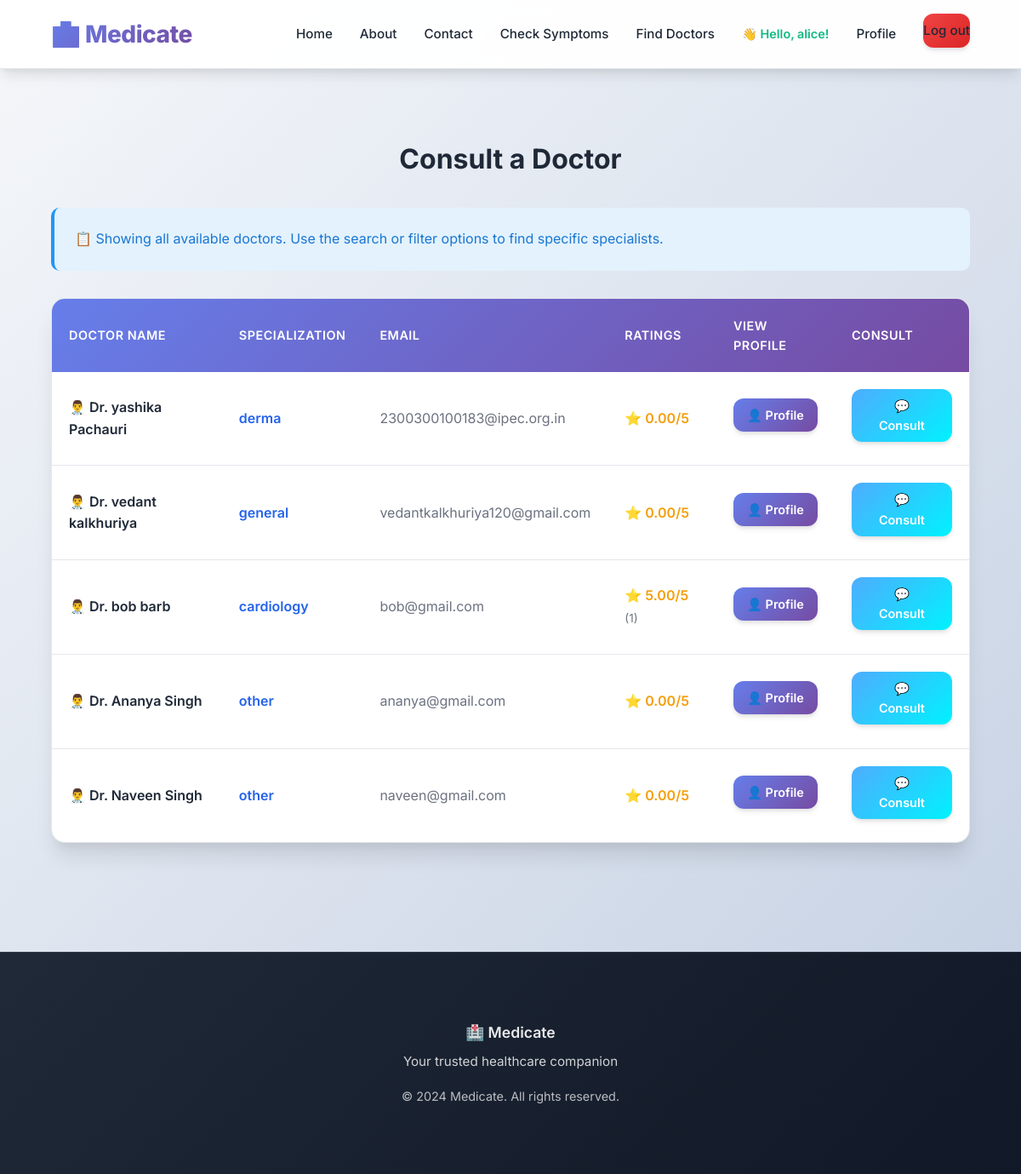
The page /consultation/doctors/ (signed in) on the database its author committed.
### accounts/models.py (models this page shows, shortened)
class User(AbstractUser):
    USER_TYPE_CHOICES = (
        ('admin', 'Admin'),
        ('doctor', 'Doctor'),
        ('patient', 'Patient'),
    )
    user_type = models.CharField(max_length=10, choices=USER_TYPE_CHOICES)
    email = models.EmailField(unique=True)
    phone_regex = RegexValidator(regex=r'^\+?1?\d{9,15}$', message="Phone number must be entered in the format: '+999999999'. Up to 15 digits allowed.")
    mobile = models.CharField(validators=[phone_regex], max_length=17, blank=True)

class DoctorProfile(models.Model):
    SPECIALIZATION_CHOICES = (
        ('cardiology', 'Cardiology'),
        ('dermatology', 'Dermatology'),
        ('neurology', 'Neurology'),
        ('orthopedics', 'Orthopedics'),
        ('pediatrics', 'Pediatrics'),
        ('psychiatry', 'Psychiatry'),
        ('oncology', 'Oncology'),
        ('gastroenterology', 'Gastroenterology'),
        ('urology', 'Urology'),
        ('gynecology', 'Gynecology'),
        ('ophthalmology', 'Ophthalmology'),
        ('otolaryngology', 'Otolaryngology (ENT)'),
        ('pulmonology', 'Pulmonology'),
        ('rheumatology', 'Rheumatology'),
        ('endocrinology', 'Endocrinology'),
        ('other', 'Other'),
    )
    QUALIFICATION_CHOICES = (
        ('mbbs', 'MBBS'),
        ('md', 'MD'),
        ('ms', 'MS'),
        ('dip', 'Diploma'),
        ('phd', 'PhD'),
        ('other', 'Other'),
    )
    user = models.OneToOneField(User, on_delete=models.CASCADE, related_name='doctor_profile')
    specialization = models.CharField(max_length=100, choices=SPECIALIZATION_CHOICES)
    custom_specialization = models.CharField(max_length=100, blank=True, null=True)
    qualification = models.CharField(max_length=200, choices=QUALIFICATION_CHOICES)
    experience_years = models.IntegerField(default=0)
    registration_number = models.CharField(max_length=50, unique=True)
    address = models.TextField()
    profile_picture = models.ImageField(upload_to='doctor_pics/', default='default_doctor.png')
    bio = models.TextField(blank=True)
    consultation_fee = models.DecimalField(max_digits=10, decimal_places=2, default=0)
    rating = models.DecimalField(max_digits=3, decimal_places=2, default=0.0)
    total_ratings = models.IntegerField(default=0)
    is_available = models.BooleanField(default=True)
    created_at = models.DateTimeField(auto_now_add=True)

### consultation/views.py (the view)
# urls.py: path('doctors/', views.doctor_list, name='doctor_list'),
@login_required
def doctor_list(request):
    specialization = request.GET.get('specialization', '')
    if specialization:
        doctors = DoctorProfile.objects.filter(
            is_available=True,
            specialization__icontains=specialization
        )
    else:
        doctors = DoctorProfile.objects.filter(is_available=True)
    context = {
        'doctors': doctors,
    }
    return render(request, 'consultation/doctor_list.html', context)

### templates/consultation/doctor_list.html (shortened to what this page needs)
{% extends 'base.html' %}
{% block content %}
<div class="container" style="margin-top: 3rem;">
    <h1 class="text-center">Consult a Doctor</h1>
    {% if request.GET.specialization %}
        <div style="background: linear-gradient(135deg, #667eea15 0%, #764ba215 100%); padding: 1.5rem; border-radius: 10px; margin: 2rem 0; border-left: 4px solid var(--accent-color);">
            <p style="margin: 0; color: var(--primary-color); font-weight: 600;">
                🔍 Showing doctors specializing in: <span style="color: var(--accent-color);">{{ request.GET.specialization }}</span>
            </p>
            <a href="{% url 'consultation:doctor_list' %}" style="color: var(--secondary-color); text-decoration: none; font-size: 0.9rem; margin-top: 0.5rem; display: inline-block;">
                ← View all available doctors
            </a>
        </div>
    {% else %}
        <div style="background: #e3f2fd; padding: 1.5rem; border-radius: 10px; margin: 2rem 0; border-left: 4px solid #2196f3;">
            <p style="margin: 0; color: #1976d2;">
                📋 Showing all available doctors. Use the search or filter options to find specific specialists.
            </p>
        </div>
    {% endif %}
    <div class="table-container" style="margin-top: 2rem;">
        <table>
            <thead>
                <tr>
                    <th>Doctor name</th>
                    <th>Specialization</th>
                    <th>Email</th>
                    <th>Ratings</th>
                    <th>View profile</th>
                    <th>Consult</th>
                </tr>
            </thead>
            <tbody>
                {% for doctor in doctors %}
                <tr>
                    <td style="font-weight: 600;">👨‍⚕️ Dr. {{ doctor.user.get_full_name }}</td>
                    <td><span style="color: var(--primary-color); font-weight: 600;">{{ doctor.specialization }}</span></td>
                    <td style="color: var(--light-text);">{{ doctor.user.email }}</td>
                    <td>
                        <span style="color: var(--warning-color); font-weight: 600;">⭐ {{ doctor.rating }}/5</span>
                        {% if doctor.total_ratings %}
                            <span style="color: var(--light-text); font-size: 0.85rem;">({{ doctor.total_ratings }})</span>
                        {% endif %}
                    </td>
                    <td>
                        <a href="{% url 'accounts:doctor_profile' doctor.user.username %}" class="btn btn-primary" style="padding: 0.5rem 1rem; font-size: 0.9rem;">👤 Profile</a>
                    </td>
                    <td>
                        <a href="{% url 'consultation:consult_doctor' doctor.id %}" class="btn btn-secondary" style="padding: 0.5rem 1.5rem; font-size: 0.9rem;">💬 Consult</a>
                    </td>
                </tr>
                {% endfor %}
            </tbody>
        </table>
    </div>
</div>
{% endblock %}

### templates/base.html (shortened to what this page needs)
{% load static %}
<!DOCTYPE html>
<html lang="en">
<head>
    {% load static %}
    <link rel="stylesheet" href="{% static 'css/style.css' %}">
</head>
<body>
    {% load static %}
    <nav class="navbar">
        <a href="{% url 'home' %}" class="logo">🏥 Medicate</a>
        <ul class="nav-links">
            <li><a href="{% url 'home' %}" {% if request.resolver_match.url_name == 'home' %}class="active"{% endif %}>Home</a></li>
            <li><a href="{% url 'home' %}#about">About</a></li>
            <li><a href="{% url 'contact' %}">Contact</a></li>
            {% if user.is_authenticated %}
                {% if user.user_type == 'patient' %}
                    <li><a href="{% url 'prediction:check_symptoms' %}">Check Symptoms</a></li>
                    <li><a href="{% url 'consultation:doctor_list' %}">Find Doctors</a></li>
                {% endif %}
                <li class="user-greeting">👋 Hello, {{ user.first_name }}!</li>
                <li><a href="{% if user.user_type == 'patient' %}{% url 'accounts:patient_profile' user.username %}{% else %}{% url 'accounts:doctor_profile' user.username %}{% endif %}">Profile</a></li>
                <li><a href="{% url 'accounts:logout' %}" class="btn btn-danger">Log out</a></li>
            {% else %}
                <li><a href="{% url 'accounts:signup' %}">Signup</a></li>
                <li><a href="{% url 'accounts:signin' %}" class="btn btn-primary">Login</a></li>
            {% endif %}
        </ul>
    </nav>
    {% block content %}{% endblock %}
    <footer>
        <div class="container">
            <p style="font-size: 1.1rem; margin-bottom: 0.5rem; font-weight: 600;">🏥 Medicate</p>
            <p style="opacity: 0.8; margin-bottom: 1rem;">Your trusted healthcare companion</p>
            <p style="opacity: 0.7; font-size: 0.9rem;">&copy; 2024 Medicate. All rights reserved.</p>
        </div>
    </footer>
</body>
</html>

### static/css/style.css (style rules this page uses)
:root { --primary-color: #2563eb; --primary-dark: #1e40af; --primary-light: #3b82f6; --secondary-color: #10b981; --accent-color: #8b5cf6; --danger-color: #ef4444; --warning-color: #f59e0b; --success-color: #10b981; --info-color: #06b6d4; --dark-text: #1f2937; --light-text: #6b7280; --lighter-text: #9ca3af; --white: #ffffff; --light-bg: #f9fafb; --border-color: #e5e7eb; --gradient-primary: linear-gradient(135deg, #667eea 0%, #764ba2 100%); --gradient-secondary: linear-gradient(135deg, #f093fb 0%, #f5576c 100%); --gradient-success: linear-gradient(135deg, #4facfe 0%, #00f2fe 100%); --gradient-hero: linear-gradient(135deg, #667eea 0%, #764ba2 50%, #f093fb 100%); --shadow-sm: 0 1px 2px 0 rgba(0, 0, 0, 0.05); --shadow: 0 4px 6px -1px rgba(0, 0, 0, 0.1), 0 2px 4px -1px rgba(0, 0, 0, 0.06); --shadow-md: 0 10px 15px -3px rgba(0, 0, 0, 0.1), 0 4px 6px -2px rgba(0, 0, 0, 0.05); --shadow-lg: 0 20px 25px -5px rgba(0, 0, 0, 0.1), 0 10px 10px -5px rgba(0, 0, 0, 0.04); --shadow-xl: 0 25px 50px -12px rgba(0, 0, 0, 0.25); --spacing-xs: 0.5rem; --spacing-sm: 1rem; --spacing-md: 1.5rem; --spacing-lg: 2rem; --spacing-xl: 3rem; --spacing-2xl: 4rem; }
* { margin: 0; padding: 0; box-sizing: border-box; }
body { font-family: 'Inter', -apple-system, BlinkMacSystemFont, 'Segoe UI', Roboto, 'Helvetica Neue', Arial, sans-serif; color: var(--dark-text); background: linear-gradient(135deg, #f5f7fa 0%, #c3cfe2 100%); min-height: 100vh; line-height: 1.6; -webkit-font-smoothing: antialiased; -moz-osx-font-smoothing: grayscale; }
.navbar { background: rgba(255, 255, 255, 0.95); backdrop-filter: blur(10px); -webkit-backdrop-filter: blur(10px); padding: 1rem 5%; display: flex; justify-content: space-between; align-items: center; box-shadow: var(--shadow-sm); position: sticky; top: 0; z-index: 1000; border-bottom: 1px solid var(--border-color); transition: all 0.3s ease; }
.navbar .logo { font-size: 1.75rem; font-weight: 800; background: var(--gradient-primary); -webkit-background-clip: text; -webkit-text-fill-color: transparent; background-clip: text; text-decoration: none; letter-spacing: -0.5px; transition: transform 0.3s ease; }
.navbar .nav-links { display: flex; gap: 2rem; list-style: none; align-items: center; flex-wrap: wrap; }
.navbar .nav-links a { color: var(--dark-text); text-decoration: none; font-size: 0.95rem; font-weight: 500; transition: all 0.3s ease; position: relative; padding: 0.5rem 0; }
.navbar .nav-links a::after { content: ''; position: absolute; bottom: 0; left: 0; width: 0; height: 2px; background: var(--gradient-primary); transition: width 0.3s ease; }
.navbar .user-greeting { color: var(--success-color); font-weight: 600; font-size: 0.9rem; }
.btn { display: inline-block; padding: 0.75rem 1.75rem; border: none; border-radius: 12px; font-size: 0.95rem; font-weight: 600; text-decoration: none; cursor: pointer; transition: all 0.3s cubic-bezier(0.4, 0, 0.2, 1); text-align: center; position: relative; overflow: hidden; box-shadow: var(--shadow); }
.btn::before { content: ''; position: absolute; top: 50%; left: 50%; width: 0; height: 0; border-radius: 50%; background: rgba(255, 255, 255, 0.3); transform: translate(-50%, -50%); transition: width 0.6s, height 0.6s; pointer-events: none; }
.btn-primary { background: var(--gradient-primary); color: var(--white); }
.btn-secondary { background: var(--gradient-success); color: var(--white); }
.btn-danger { background: linear-gradient(135deg, #ef4444 0%, #dc2626 100%); color: var(--white); }
.table-container { overflow-x: auto; background: var(--white); border-radius: 16px; box-shadow: var(--shadow-lg); margin: 2rem 0; border: 1px solid var(--border-color); }
table { width: 100%; border-collapse: collapse; }
thead { background: var(--gradient-primary); color: var(--white); }
th { padding: 1.25rem; text-align: left; font-weight: 600; font-size: 0.9rem; text-transform: uppercase; letter-spacing: 0.5px; }
td { padding: 1.25rem; text-align: left; border-bottom: 1px solid var(--border-color); }
tbody tr { transition: all 0.3s ease; }
tbody tr:last-child td { border-bottom: none; }
.container { max-width: 1200px; margin: 0 auto; padding: 2rem 5%; }
.text-center { text-align: center; }
footer { background: linear-gradient(135deg, #1f2937 0%, #111827 100%); color: var(--white); text-align: center; padding: 3rem 2rem; margin-top: 4rem; border-top: 1px solid rgba(255, 255, 255, 0.1); }
footer p { opacity: 0.9; font-size: 0.95rem; }
html { scroll-behavior: smooth; }

### rows shown on the page
User: first_name "alice"
DoctorProfile: user.get_full_name "yashika Pachauri", specialization "derma", user.email "2300300100183@ipec.org.in", rating "0.00"
DoctorProfile: user.get_full_name "vedant kalkhuriya", specialization "general", user.email "vedantkalkhuriya120@gmail.com", rating "0.00"
DoctorProfile: user.get_full_name "bob barb", specialization "cardiology", user.email "bob@gmail.com", rating "5.00", total_ratings "1"
DoctorProfile: user.get_full_name "Ananya Singh", specialization "other", user.email "ananya@gmail.com", rating "0.00"
DoctorProfile: user.get_full_name "Naveen Singh", specialization "other", user.email "naveen@gmail.com", rating "0.00"
